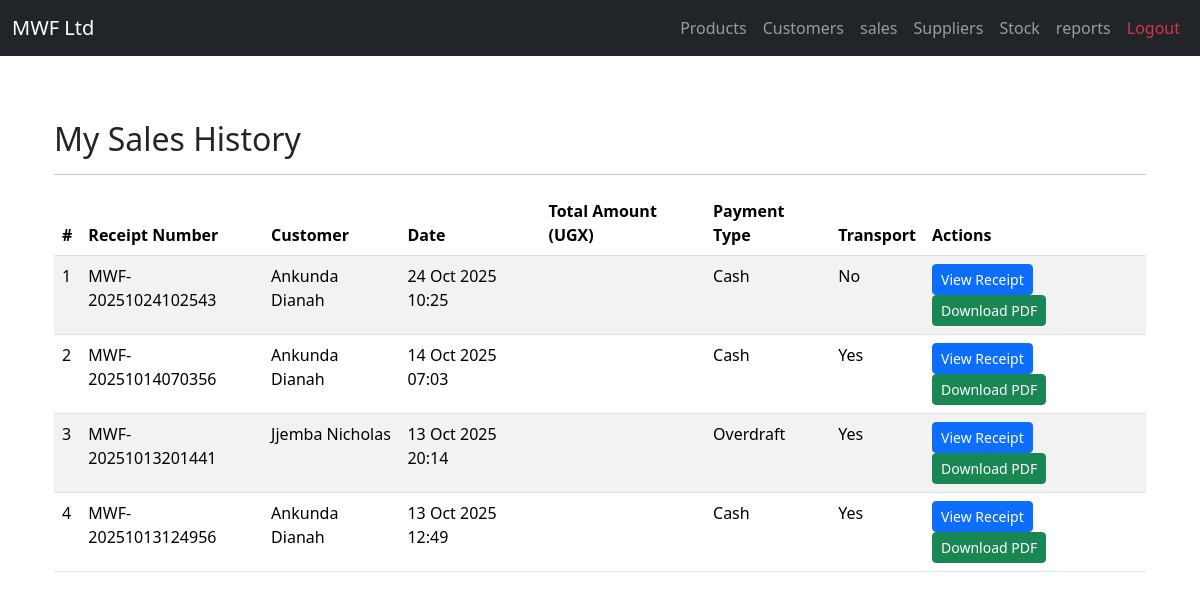
Screenshot of /sales/sales_history/ (signed in) with the database file from the repository.
### sales/models.py (models this page shows, shortened)
class Sale(models.Model):
    PAYMENT_CHOICES = [
        ('cash', 'Cash'),
        ('cheque', 'Cheque'),
        ('overdraft', 'Bank Overdraft'),
    ]
    customer = models.ForeignKey(Customer, on_delete=models.SET_NULL, null=True)
    product = models.ForeignKey(Product, on_delete=models.CASCADE)
    quantity = models.PositiveIntegerField()
    unit_price = models.DecimalField(max_digits=10, decimal_places=2)
    sales_agent = models.ForeignKey(settings.AUTH_USER_MODEL, on_delete=models.SET_NULL, null=True)
    transport_included = models.BooleanField(default=False)
    transport_charge = models.DecimalField(max_digits=10, decimal_places=2, default=0.00)
    payment_type = models.CharField(max_length=20, choices=PAYMENT_CHOICES)
    total_amount_paid = models.DecimalField(max_digits=10, decimal_places=2, default=0)
    receipt_number = models.CharField(max_length=50, unique=True)
    date = models.DateTimeField(auto_now_add=True)

### customers/models.py (models this page shows, shortened)
class Customer(models.Model):
    name = models.CharField(max_length=100)
    company_name = models.CharField(max_length=100, blank=True)
    phone = models.CharField(max_length=20)
    email = models.EmailField(blank=True)
    address = models.TextField()
    created_at = models.DateField(auto_now_add=True)

### sales/views.py (the view)
# urls.py: path('sales_history/', views.sales_history, name='sales_history'),
def sales_history(request):
    sales = Sale.objects.filter(sales_agent=request.user).order_by('-date')
    return render(request, 'sale_history.html', {'sales': sales})

### sales/templates/sale_history.html
{% extends "base.html" %}
{% load static %}
{% block content %}
<div class="container mt-5">
    <h2>My Sales History</h2>
    <hr>
    {% if sales %}
        <table class="table table-striped mt-3">
            <thead>
                <tr>
                    <th>#</th>
                    <th>Receipt Number</th>
                    <th>Customer</th>
                    <th>Date</th>
                    <th>Total Amount (UGX)</th>
                    <th>Payment Type</th>
                    <th>Transport</th>
                    <th>Actions</th>
                </tr>
            </thead>
            <tbody>
                {% for sale in sales %}
                <tr>
                    <td>{{ forloop.counter }}</td>
                    <td>{{ sale.receipt_number }}</td>
                    <td>{{ sale.customer.name }}</td>
                    <td>{{ sale.date|date:"d M Y H:i" }}</td>
                    <td>{{ sale.final_amount_paid }}</td>
                    <td>{{ sale.payment_type|capfirst }}</td>
                    <td>{% if sale.transport_included %}Yes{% else %}No{% endif %}</td>
                    <td>
                        <a href="{% url 'receipt' sale.id %}" class="btn btn-sm btn-primary">View Receipt</a>
                        <a href="{% url 'download_receipt_pdf' sale.id %}" class="btn btn-sm btn-success">Download PDF</a>
                    </td>
                </tr>
                {% endfor %}
            </tbody>
        </table>
    {% else %}
        <p>No sales recorded yet.</p>
    {% endif %}
</div>
{% endblock %}

### rows the page displays
Sale: receipt_number "MWF-20251024102543", customer.name "Ankunda Dianah", date "24 Oct 2025 10:25", payment_type "Cash", transport_included "No"
Sale: receipt_number "MWF-20251014070356", customer.name "Ankunda Dianah", date "14 Oct 2025 07:03", payment_type "Cash", transport_included "Yes"
Sale: receipt_number "MWF-20251013201441", customer.name "Jjemba Nicholas", date "13 Oct 2025 20:14", payment_type "Overdraft", transport_included "Yes"
Sale: receipt_number "MWF-20251013124956", customer.name "Ankunda Dianah", date "13 Oct 2025 12:49", payment_type "Cash", transport_included "Yes"
